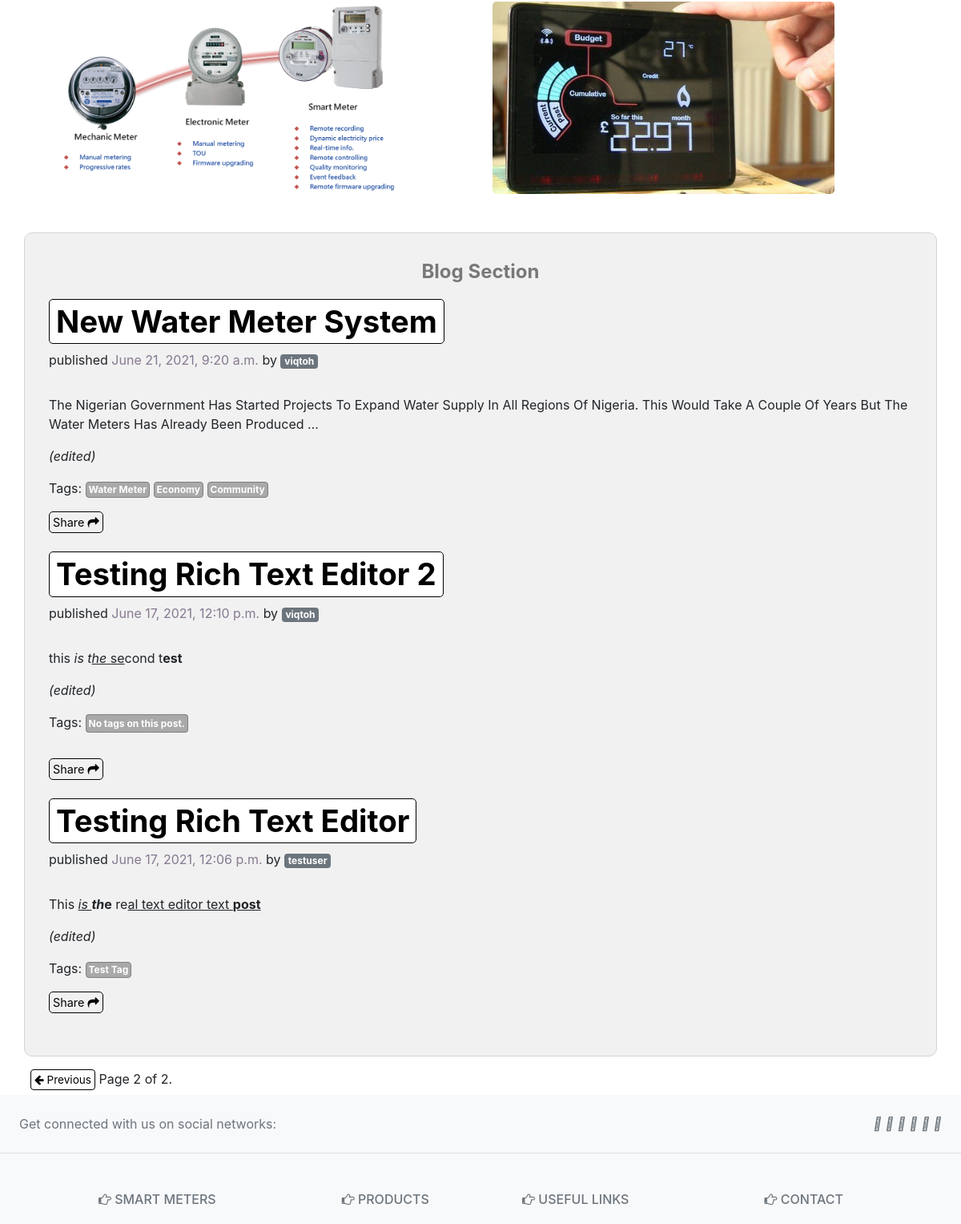
Page /?page=2 (middle part) on the earlier database version.
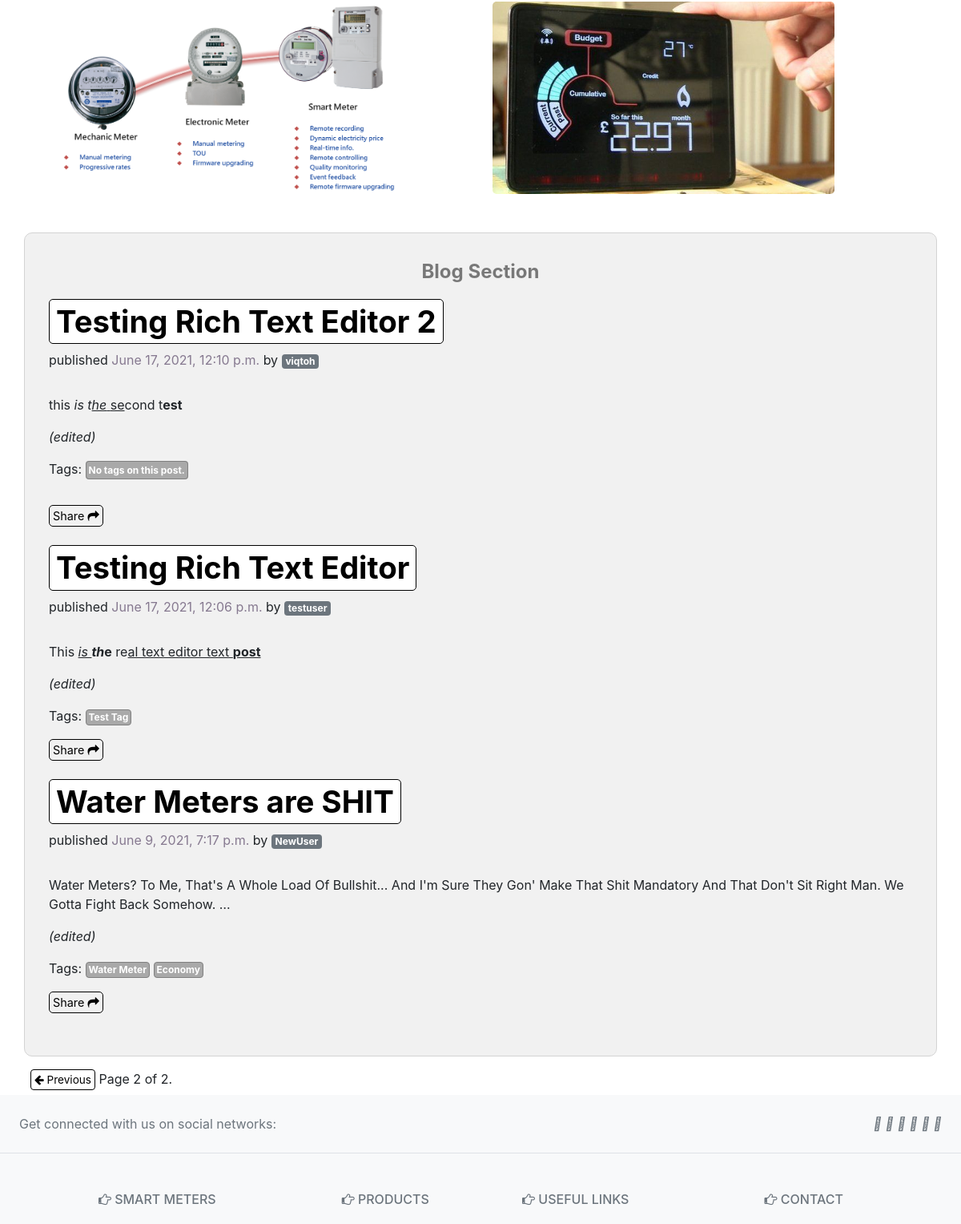
Same page on the later database version.
### blog/models.py (models this page shows, shortened)
class Post(models.Model):
	STATUS_CHOICES =(('draft','Draft'),('published','Published'),)
	title=models.CharField(max_length = 250)
	slug = models.SlugField(max_length=250, unique_for_date='publish')
	author = models.ForeignKey(User, on_delete=models.CASCADE, related_name='blog_poosts')
	body = models.TextField()
	html = models.TextField(default=body)
	publish = models.DateTimeField(default=timezone.now)
	created = models.DateTimeField(auto_now_add=True)
	updated = models.DateTimeField(auto_now=True)
	status = models.CharField(max_length=10, choices=STATUS_CHOICES, default='published')
	objects = models.Manager()
	edited = models.BooleanField(default=0)
	published = PublishedManager()
	tags = TaggableManager()
	class Meta:
		ordering = ('-publish',)
	def get_absolute_url(self):
		return reverse('blog:post_detail',args=[self.publish.year,self.publish.month,self.publish.day,self.slug])

### blog/views.py (the view)
# urls.py: path('',views.post_list, name ='home'),
def post_list(request, tag_slug=None):
	object_list = Post.published.all()
	tag = None
	if tag_slug:
		tag = get_object_or_404(Tag, slug=tag_slug)
		object_list = object_list.filter(tags__in=[tag])
	paginator = Paginator(object_list, 3)
	page = request.GET.get('page')
	try:
		posts= paginator.page(page)
	except PageNotAnInteger:
		posts = paginator.page(1)
	except EmptyPage:
		posts = paginator.page(paginator.num_pages)
	return render(request,'blog/Post/list.html',{'page': page,'posts':posts,'title':'Home','comment':Comment,'tag': tag})

### blog/models.py (called while the page is built)
	def get_queryset(self):
		return super(PublishedManager, self).get_queryset().filter(status='published')

### blog/templates/blog/Post/list.html (shortened to what this page needs)
{% extends 'blog/base.html' %}
{% block content %}
{% load static %}
	<div class="container imgSec">
		<div class="row">
			<div class="col mt-4 imgdiv">
				<img src="{% static 'blog/Images/blog03.png' %}" class="img">
			</div>
			<div class="col mt-4 imgdiv">
				<img src="{% static 'blog/Images/blog04.jpg' %}" class="img">
			</div>
		</div>
	</div>
	<div class="container mt-5 mainContainer">
		<p class="text-center accTitle">Blog Section</p>
	{% for post in posts %}
	<div class="post1">
		<h2 class="posthead">
			<a href="{{ post.get_absolute_url }}" class="linkTitle badge text-decoration-none"> {{ post.title | truncatechars:35 }}</a></h2>
		<p class="predate"> published  <p class="date">{{ post.publish }}</p> by <a class="text-decoration-none author badge badge-secondary" href="{% url 'blog:account' post.author %}">{{ post.author }}</a> </p>
		{% autoescape off %}
			{{ post.html|truncatewords:30|linebreaks }}
		{% endautoescape %}
		{% if post.edited == 1 %}
			<p><i>(edited)</i></p>
		{% endif %}
		<p class="tags inline">Tags:
			{% for tag in post.tags.all %}
				<a href="{% url 'blog:home_by_tag' tag.slug %}" class="badge text-decoration-none tag-button tactive">{{ tag.name }}</a>
			{% empty %}
				<p class="inline badge tag-button">No tags on this post.<p>
			{% endfor %}
		</p>
		<div>
		<a href="mailto:mail@example.com?subject=Check%20Out%20This%20Post&body=Check%20This%20Out:%20http://localhost:8000{{ post.get_absolute_url }}" class="sharePost text-decoration-none">Share <i class="fa fa-share mt-4"></i></a>
		</div>
		</div>
	{% endfor %}
	</div>
	<div class="container mt-2 p-2">
		{% include "paginator.html" with page=posts %}
	</div>
{% endblock content %}

### blog/templates/blog/base.html (shortened to what this page needs)
{% load static %}
{% load define_username %}
<!DOCTYPE html>
<html>
	<head>
		<link rel="stylesheet" href="{% static 'blog/bootstrap/css/bootstrap.min.css' %}">
		<link rel="stylesheet" href="{% static 'blog/fonts/css/font-awesome.min.css' %}">
		<link rel="stylesheet" type="text/css" href="{% static '/blog/main.css' %}">
		<link rel="stylesheet" href="https://cdnjs.cloudflare.com/ajax/libs/open-iconic/1.1.1/font/css/open-iconic-bootstrap.min.css" />
		<link rel="stylesheet" type="text/css" href="https://cdn.quilljs.com/1.3.6/quill.snow.css">
	</head>
	<body>
		{% block content %}{% endblock content %}
		<footer class="text-center text-lg-start bg-light text-muted">
		  <section
		    class="d-flex justify-content-center justify-content-lg-between p-4 border-bottom"
		  >
		    <div class="me-5 d-none d-lg-block">
		      <span>Get connected with us on social networks:</span>
		    </div>
		    <div>
		      <a href="" class="me-4 text-reset">
		        <i class="fab fa-facebook-f"></i>
		      </a>
		      <a href="" class="me-4 text-reset">
		        <i class="fab fa-twitter"></i>
		      </a>
		      <a href="" class="me-4 text-reset">
		        <i class="fab fa-google"></i>
		      </a>
		      <a href="" class="me-4 text-reset">
		        <i class="fab fa-instagram"></i>
		      </a>
		      <a href="" class="me-4 text-reset">
		        <i class="fab fa-linkedin"></i>
		      </a>
		      <a href="" class="me-4 text-reset">
		        <i class="fab fa-github"></i>
		      </a>
		    </div>
		  </section>
		  <section class="">
		    <div class="container text-center text-md-start mt-5">
		      <div class="row mt-3">
		        <div class="col-md-3 col-lg-4 col-xl-3 mx-auto mb-4">
		          <h6 class="text-uppercase fw-bold mb-4">
		            <i class="fa fa-hand-o-right me-3"></i>  Smart Meters
		          </h6>
		        </div>
		        <div class="col-md-2 col-lg-2 col-xl-2 mx-auto mb-4">
		          <h6 class="text-uppercase fw-bold mb-4">
		            <i class="fa fa-hand-o-right me-3"></i>  Products
		          </h6>
		        </div>
		        <div class="col-md-3 col-lg-2 col-xl-2 mx-auto mb-4">
		          <h6 class="text-uppercase fw-bold mb-4">
		            <i class="fa fa-hand-o-right me-3"></i>  Useful links
		          </h6>
		        </div>
		        <div class="col-md-4 col-lg-3 col-xl-3 mx-auto mb-md-0 mb-4">
		          <h6 class="text-uppercase fw-bold mb-4">
		            <i class="fa fa-hand-o-right me-3"></i>  Contact
		          </h6>
		        </div>
		      </div>
		    </div>
		  </section>
		</footer>
	</body>
</html>

### blog/templates/paginator.html (shortened to what this page needs)
<div class="pagination">
	<span class="step-links">
		{% if page.has_previous %}
		<a href="?page={{ page.previous_page_number }}" class="way text-decoration-none"><i class="fa fa-arrow-left"></i> Previous</a>
		{% endif %}
		<span class="current">
			Page {{ page.number }} of {{ page.paginator.num_pages }}.
		</span>
	</span>
</div>

### blog/static/blog/main.css (style rules this page uses)
.imgSec { width: 90vw; }
@media screen and (min-width: 768px) { .linkTitle { font-size: 120%; } }
@media screen and (min-width: 768px) { .img { border: 1px; border-radius: 5px; height: 100%; } }
@media screen and (min-width: 768px) { .imgdiv { height: 20vw; } }
@media screen and (min-width: 768px) { .mainContainer { border: 1px solid lightgrey; border-radius: 10px; padding: 30px; background-color: #F1F1F1; } }
.linkTitle { color: black; border: 1px solid black; background-color: white; padding: 6px; border-radius: 5px; padding: 8px; max-width: 90vw; transition-duration: 1s; }
.author { display: inline-block; }
.post1 { padding-bottom: 25px; }
.predate { display: inline; }
.date { color: #867990; display: inline-block; }
.way { border: 1px solid black; color: black; padding: 4px; font-size: 85%; border-radius: 4px; }
.sharePost { border: 1px solid black; padding: 4px; font-size: 90%; border-radius: 5px; color: black; }
.accTitle { font-weight: 750; font-size: 150%; color: rgba(0,0,0,0.5); }
.tag-button { color: white; background: darkgrey; border: 1px solid grey; border-radius: 4px; padding: 3px; transition-duration: 0.2s; }
.inline { display: inline; }

Differences in the rows shown:
no longer on this page (row edited): Post: title "New Water Meter System", publish "June 21, 2021, 9:20 a.m.", author "viqtoh", html "The Nigerian Government Has Started Projects To Expand Water Supply In All Regions Of Nigeria. This Would Take A Couple Of Years But The Water Meters Has Already Been Produced …", edited "(edited)", Tag (name "Water Meter"), Tag (name "Economy")
no longer on this page (row unchanged): Tag: name "Community", shown under "New Water Meter System"
now on this page (row edited): Post: title "Water Meters are SHIT", publish "June 9, 2021, 7:17 p.m.", author "NewUser", html "Water Meters? To Me, That's A Whole Load Of Bullshit... And I'm Sure They Gon' Make That Shit Mandatory And That Don't Sit Right Man. We Gotta Fight Back Somehow. …", edited "(edited)", Tag (name "Water Meter"), Tag (name "Economy")
